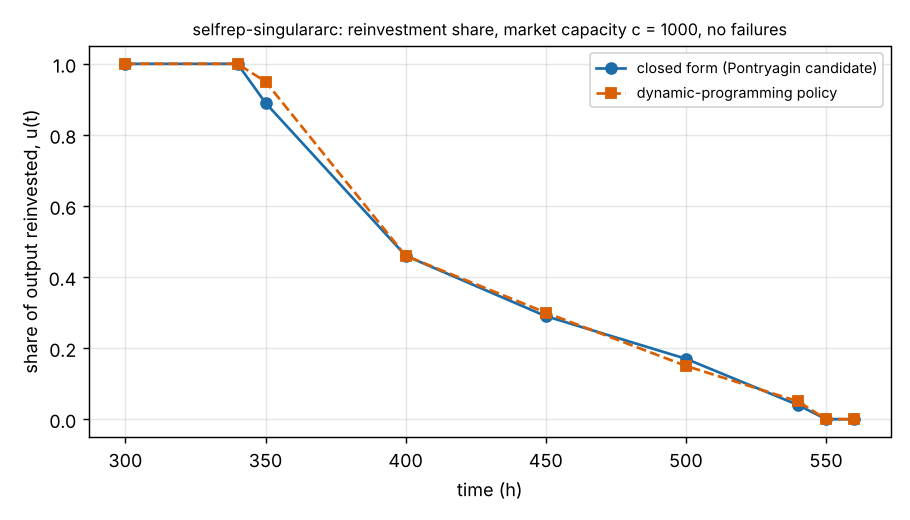

This chart was generated by the following Python code:
"""Redraw experiments/figure.png (u(t): closed form vs DP, c = 1000) from the committed results.txt only."""
import os
import re
import matplotlib
matplotlib.use('Agg')
import matplotlib.pyplot as plt
H = os.path.dirname(os.path.abspath(__file__))
rows = []
for line in open(os.path.join(H, 'results.txt')):
    m = re.match(r't=\s*(\d+) h\s+closed-form u=\s*([\d.]+) \(n=\s*([\d.]+)\)\s+DP u=\s*([\d.]+)', line)
    if m:
        rows.append(tuple(float(g) for g in m.groups()))
assert rows, 'no table-3 rows found in results.txt'
t, uc, _, ud = zip(*rows)
fig, ax = plt.subplots(figsize=(7, 4))
ax.plot(t, uc, 'o-', color='#1b6ca8', label='closed form (Pontryagin candidate)')
ax.plot(t, ud, 's--', color='#d95f02', label='dynamic-programming policy')
ax.set_xlabel('time (h)')
ax.set_ylabel('share of output reinvested, u(t)')
ax.set_title('selfrep-singulararc: reinvestment share, market capacity c = 1000, no failures', fontsize=9)
ax.legend(fontsize=8)
ax.grid(alpha=.3)
fig.tight_layout()
fig.savefig(os.path.join(H, 'figure.png'), dpi=130)
